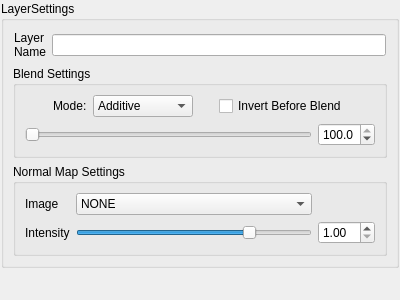
<?xml version="1.0" encoding="UTF-8"?>
<ui version="4.0">
 <class>NormalFromGenerator</class>
 <widget class="QWidget" name="NormalFromGenerator">
  <property name="geometry">
   <rect>
    <x>0</x>
    <y>0</y>
    <width>400</width>
    <height>300</height>
   </rect>
  </property>
  <property name="windowTitle">
   <string>Form</string>
  </property>
  <layout class="QVBoxLayout" name="verticalLayout_2">
   <property name="margin">
    <number>1</number>
   </property>
   <item>
    <widget class="QGroupBox" name="groupBox">
     <property name="title">
      <string>LayerSettings</string>
     </property>
     <layout class="QVBoxLayout" name="verticalLayout_3">
      <item>
       <widget class="QFrame" name="frame_3">
        <property name="frameShape">
         <enum>QFrame::NoFrame</enum>
        </property>
        <property name="frameShadow">
         <enum>QFrame::Raised</enum>
        </property>
        <layout class="QHBoxLayout" name="horizontalLayout">
         <property name="margin">
          <number>1</number>
         </property>
         <item>
          <widget class="QLabel" name="label_3">
           <property name="text">
            <string>Layer
Name</string>
           </property>
          </widget>
         </item>
         <item>
          <widget class="QLineEdit" name="LayerName"/>
         </item>
        </layout>
       </widget>
      </item>
      <item>
       <widget class="QGroupBox" name="groupBox_4">
        <property name="sizePolicy">
         <sizepolicy hsizetype="Preferred" vsizetype="Fixed">
          <horstretch>0</horstretch>
          <verstretch>0</verstretch>
         </sizepolicy>
        </property>
        <property name="title">
         <string>Blend Settings</string>
        </property>
        <layout class="QVBoxLayout" name="verticalLayout_4">
         <property name="spacing">
          <number>6</number>
         </property>
         <property name="leftMargin">
          <number>8</number>
         </property>
         <property name="rightMargin">
          <number>8</number>
         </property>
         <item>
          <widget class="QFrame" name="frame_5">
           <property name="frameShape">
            <enum>QFrame::NoFrame</enum>
           </property>
           <property name="frameShadow">
            <enum>QFrame::Raised</enum>
           </property>
           <layout class="QHBoxLayout" name="horizontalLayout_4">
            <property name="margin">
             <number>0</number>
            </property>
            <item>
             <spacer name="horizontalSpacer_3">
              <property name="orientation">
               <enum>Qt::Horizontal</enum>
              </property>
              <property name="sizeHint" stdset="0">
               <size>
                <width>40</width>
                <height>20</height>
               </size>
              </property>
             </spacer>
            </item>
            <item>
             <widget class="QLabel" name="label_4">
              <property name="sizePolicy">
               <sizepolicy hsizetype="Minimum" vsizetype="Minimum">
                <horstretch>0</horstretch>
                <verstretch>0</verstretch>
               </sizepolicy>
              </property>
              <property name="text">
               <string>Mode:</string>
              </property>
             </widget>
            </item>
            <item>
             <widget class="QComboBox" name="BlendMode">
              <property name="sizePolicy">
               <sizepolicy hsizetype="Minimum" vsizetype="Fixed">
                <horstretch>0</horstretch>
                <verstretch>0</verstretch>
               </sizepolicy>
              </property>
              <property name="minimumSize">
               <size>
                <width>100</width>
                <height>0</height>
               </size>
              </property>
              <item>
               <property name="text">
                <string>Additive</string>
               </property>
              </item>
              <item>
               <property name="text">
                <string>Overlay</string>
               </property>
              </item>
              <item>
               <property name="text">
                <string>Multiply</string>
               </property>
              </item>
              <item>
               <property name="text">
                <string>Normal</string>
               </property>
              </item>
             </widget>
            </item>
            <item>
             <spacer name="horizontalSpacer_4">
              <property name="orientation">
               <enum>Qt::Horizontal</enum>
              </property>
              <property name="sizeType">
               <enum>QSizePolicy::Fixed</enum>
              </property>
              <property name="sizeHint" stdset="0">
               <size>
                <width>20</width>
                <height>20</height>
               </size>
              </property>
             </spacer>
            </item>
            <item>
             <widget class="QCheckBox" name="Invert">
              <property name="text">
               <string>Invert Before Blend</string>
              </property>
             </widget>
            </item>
            <item>
             <spacer name="horizontalSpacer_5">
              <property name="orientation">
               <enum>Qt::Horizontal</enum>
              </property>
              <property name="sizeHint" stdset="0">
               <size>
                <width>40</width>
                <height>20</height>
               </size>
              </property>
             </spacer>
            </item>
           </layout>
          </widget>
         </item>
         <item>
          <widget class="QFrame" name="frame_6">
           <property name="frameShape">
            <enum>QFrame::NoFrame</enum>
           </property>
           <property name="frameShadow">
            <enum>QFrame::Raised</enum>
           </property>
           <layout class="QHBoxLayout" name="horizontalLayout_5">
            <property name="spacing">
             <number>6</number>
            </property>
            <property name="leftMargin">
             <number>1</number>
            </property>
            <property name="topMargin">
             <number>0</number>
            </property>
            <property name="rightMargin">
             <number>1</number>
            </property>
            <property name="bottomMargin">
             <number>0</number>
            </property>
            <item>
             <widget class="QSlider" name="BlendSlider">
              <property name="maximum">
               <number>1000</number>
              </property>
              <property name="orientation">
               <enum>Qt::Horizontal</enum>
              </property>
             </widget>
            </item>
            <item>
             <widget class="QDoubleSpinBox" name="BlendValue">
              <property name="sizePolicy">
               <sizepolicy hsizetype="Minimum" vsizetype="Fixed">
                <horstretch>0</horstretch>
                <verstretch>0</verstretch>
               </sizepolicy>
              </property>
              <property name="decimals">
               <number>1</number>
              </property>
              <property name="value">
               <double>100.000000000000000</double>
              </property>
             </widget>
            </item>
           </layout>
          </widget>
         </item>
        </layout>
       </widget>
      </item>
      <item>
       <widget class="QGroupBox" name="groupBox_3">
        <property name="sizePolicy">
         <sizepolicy hsizetype="Preferred" vsizetype="Minimum">
          <horstretch>0</horstretch>
          <verstretch>0</verstretch>
         </sizepolicy>
        </property>
        <property name="title">
         <string>Normal Map Settings</string>
        </property>
        <layout class="QGridLayout" name="gridLayout">
         <property name="margin">
          <number>9</number>
         </property>
         <property name="spacing">
          <number>6</number>
         </property>
         <item row="1" column="0">
          <widget class="QLabel" name="label_2">
           <property name="sizePolicy">
            <sizepolicy hsizetype="Fixed" vsizetype="Preferred">
             <horstretch>0</horstretch>
             <verstretch>0</verstretch>
            </sizepolicy>
           </property>
           <property name="text">
            <string>Intensity</string>
           </property>
          </widget>
         </item>
         <item row="1" column="1" colspan="2">
          <widget class="QSlider" name="IntensitySlider">
           <property name="minimum">
            <number>-200</number>
           </property>
           <property name="maximum">
            <number>200</number>
           </property>
           <property name="value">
            <number>100</number>
           </property>
           <property name="orientation">
            <enum>Qt::Horizontal</enum>
           </property>
          </widget>
         </item>
         <item row="1" column="3">
          <widget class="QDoubleSpinBox" name="IntensityValue">
           <property name="sizePolicy">
            <sizepolicy hsizetype="Fixed" vsizetype="Fixed">
             <horstretch>0</horstretch>
             <verstretch>0</verstretch>
            </sizepolicy>
           </property>
           <property name="minimum">
            <double>1.000000000000000</double>
           </property>
          </widget>
         </item>
         <item row="0" column="0">
          <widget class="QLabel" name="label_5">
           <property name="sizePolicy">
            <sizepolicy hsizetype="Fixed" vsizetype="Preferred">
             <horstretch>0</horstretch>
             <verstretch>0</verstretch>
            </sizepolicy>
           </property>
           <property name="text">
            <string>Image</string>
           </property>
          </widget>
         </item>
         <item row="0" column="1" colspan="2">
          <widget class="QComboBox" name="ImageList">
           <property name="sizePolicy">
            <sizepolicy hsizetype="Expanding" vsizetype="Fixed">
             <horstretch>0</horstretch>
             <verstretch>0</verstretch>
            </sizepolicy>
           </property>
           <item>
            <property name="text">
             <string>NONE</string>
            </property>
           </item>
          </widget>
         </item>
        </layout>
       </widget>
      </item>
     </layout>
    </widget>
   </item>
   <item>
    <spacer name="verticalSpacer">
     <property name="orientation">
      <enum>Qt::Vertical</enum>
     </property>
     <property name="sizeHint" stdset="0">
      <size>
       <width>20</width>
       <height>56</height>
      </size>
     </property>
    </spacer>
   </item>
  </layout>
 </widget>
 <resources/>
 <connections/>
</ui>
